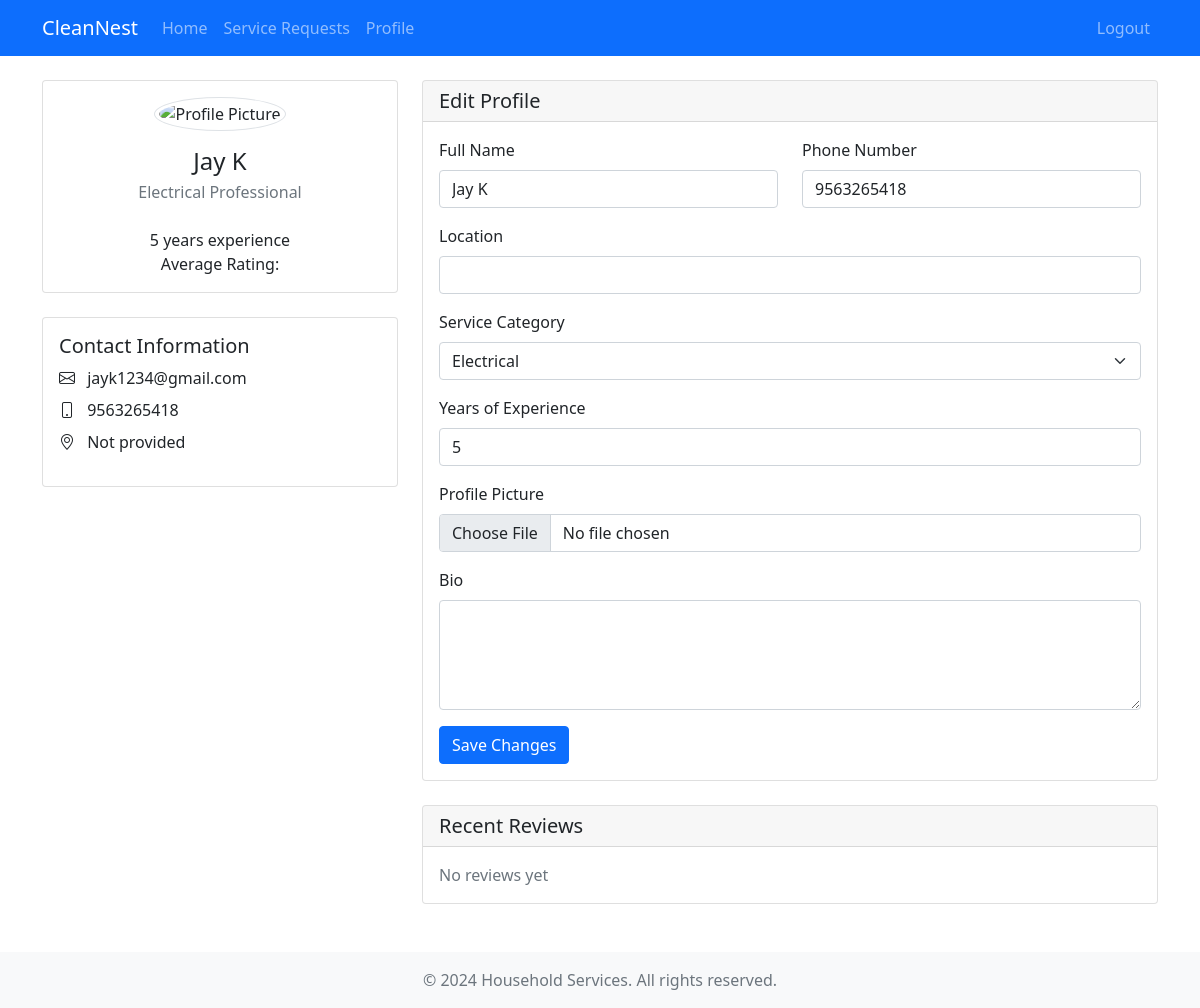
The page /professional/profile (signed in) on the database its author committed.
### app/models.py (models this page shows, shortened)
class Professional(db.Model):
    id = db.Column(db.Integer, primary_key=True)
    user_id = db.Column(db.Integer, db.ForeignKey('user.id'), nullable=False)
    name = db.Column(db.String(100), nullable=False)
    service_category = db.Column(db.String(50), nullable=False)
    experience = db.Column(db.Integer, nullable=False)
    rating = db.Column(db.Float, default=0.0, nullable=False)
    phone = db.Column(db.String(20), nullable=False)
    address = db.Column(db.String(200), nullable=False)
    city = db.Column(db.String(100), nullable=False)
    services = db.relationship('ServiceRequest', backref='professional', lazy=True)

class User(UserMixin, db.Model):
    id = db.Column(db.Integer, primary_key=True)
    email = db.Column(db.String(120), unique=True, nullable=False)
    password_hash = db.Column(db.String(128))
    role = db.Column(db.String(20), nullable=False)
    created_at = db.Column(db.DateTime, default=datetime.utcnow)
    customer = db.relationship('Customer', uselist=False, backref='user')
    professional = db.relationship('Professional', uselist=False, backref='user')

### app/professional/routes.py (the view)
@bp.route('/profile')
@login_required
def profile():
    professional = Professional.query.filter_by(user_id=current_user.id).first()
    return render_template('professional/profile.html', professional=professional)

### app/models.py (called while the page is built)
@login_manager.user_loader
def load_user(id):
    return User.query.get(int(id))

### app/templates/professional/profile.html (shortened to what this page needs)
{% extends "base.html" %}
{% block content %}
<div class="row">
    <div class="col-md-4 mb-4">
        <div class="card">
            <div class="card-body text-center">
                {% if professional %}
                <div class="mb-3">
                    <img src="{{ professional.profile_image or url_for('static', filename='images/default-profile.png') }}"
                         alt="Profile Picture"
                         class="rounded-circle img-thumbnail"
                         style="width: 150px; height: 150px; object-fit: cover;">
                </div>
                <h4 class="card-title mb-1">{{ professional.name }}</h4>
                <p class="text-muted">{{ professional.service_category|title }} Professional</p>
                <p class="mb-0">{{ professional.experience }} years experience</p>
                <p class="mb-0">Average Rating: {{ professional.rating_avg }}</p>
                {% else %}
                <p class="text-muted">No profile data available.</p>
                {% endif %}
            </div>
        </div>
        <div class="card mt-4">
            <div class="card-body">
                <h5 class="card-title">Contact Information</h5>
                {% if professional %}
                <ul class="list-unstyled">
                    <li class="mb-2">
                        <i class="bi bi-envelope me-2"></i>
                        {{ professional.user.email }}
                    </li>
                    <li class="mb-2">
                        <i class="bi bi-phone me-2"></i>
                        {{ professional.phone or 'Not provided' }}
                    </li>
                    <li>
                        <i class="bi bi-geo-alt me-2"></i>
                        {{ professional.location or 'Not provided' }}
                    </li>
                </ul>
                {% else %}
                <p class="text-muted">No contact information available.</p>
                {% endif %}
            </div>
        </div>
    </div>
    <div class="col-md-8">
        <div class="card mb-4">
            <div class="card-header">
                <h5 class="mb-0">Edit Profile</h5>
            </div>
            <div class="card-body">
                {% if professional %}
                <form action="{{ url_for('professional.profile') }}" method="POST" enctype="multipart/form-data">
                    <div class="row">
                        <div class="col-md-6 mb-3">
                            <label class="form-label">Full Name</label>
                            <input type="text" class="form-control" name="name" value="{{ professional.name }}" required>
                        </div>
                        <div class="col-md-6 mb-3">
                            <label class="form-label">Phone Number</label>
                            <input type="tel" class="form-control" name="phone" value="{{ professional.phone }}">
                        </div>
                    </div>
                    <div class="mb-3">
                        <label class="form-label">Location</label>
                        <input type="text" class="form-control" name="location" value="{{ professional.location }}">
                    </div>
                    <div class="mb-3">
                        <label class="form-label">Service Category</label>
                        <select class="form-select" name="service_category" required>
                            <option value="electrical" {{ 'selected' if professional.service_category == 'electrical' }}>Electrical</option>
                        </select>
                    </div>
                    <div class="mb-3">
                        <label class="form-label">Years of Experience</label>
                        <input type="number" class="form-control" name="experience"
                               value="{{ professional.experience }}" min="0" required>
                    </div>
                    <div class="mb-3">
                        <label class="form-label">Profile Picture</label>
                        <input type="file" class="form-control" name="profile_image" accept="image/*">
                    </div>
                    <div class="mb-3">
                        <label class="form-label">Bio</label>
                        <textarea class="form-control" name="bio" rows="4">{{ professional.bio }}</textarea>
                    </div>
                    <button type="submit" class="btn btn-primary">Save Changes</button>
                </form>
                {% else %}
                <p class="text-muted">No profile data available to edit.</p>
                {% endif %}
            </div>
        </div>
        <div class="card">
            <div class="card-header">
                <h5 class="mb-0">Recent Reviews</h5>
            </div>
            <div class="card-body">
                {% if reviews %}
                {% for review in reviews %}
                <div class="mb-4">
                    <div class="d-flex justify-content-between align-items-center mb-2">
                        <div>
                            <h6 class="mb-0">{{ review.customer.name }}</h6>
                            <div class="text-warning">
                                {% for _ in range(review.rating) %}
                                <i class="bi bi-star-fill"></i>
                                {% endfor %}
                            </div>
                        </div>
                        <small class="text-muted">{{ review.created_at.strftime('%Y-%m-%d') }}</small>
                    </div>
                    <p class="mb-0">{{ review.feedback }}</p>
                </div>
                {% if not loop.last %}
                <hr>
                {% endif %}
                {% endfor %}
                {% else %}
                <p class="text-muted mb-0">No reviews yet</p>
                {% endif %}
            </div>
        </div>
    </div>
</div>
{% endblock %}

### rows shown on the page
Professional: name "Jay K", service_category "Electrical", experience "5", phone "9563265418"
User: user.email "jayk1234@gmail.com"

### other values the page prints
{{ professional.location or 'Not provided' }} "Not provided"
